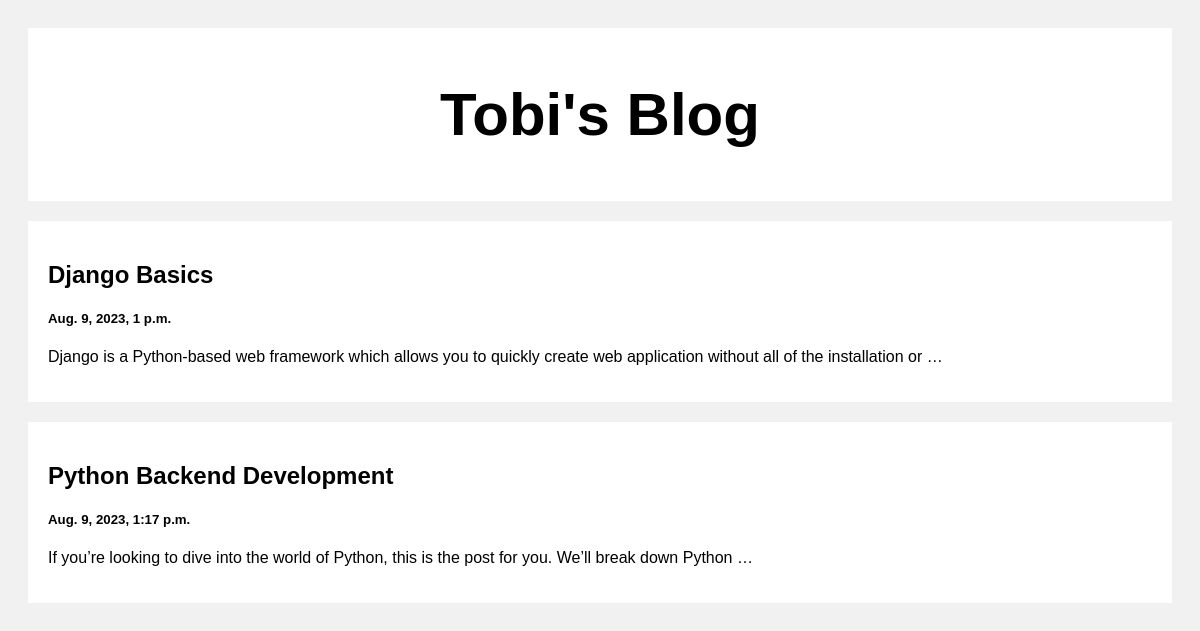
The page / on the database its author committed.
### posts/models.py (models this page shows)
class Post(models.Model):
    title = models.CharField(default='title',max_length=1000)
    content = models.CharField(default='blog post', max_length=1000000)
    created_at = models.DateTimeField(default=datetime.now, blank=True)

### posts/views.py (the view)
# urls.py: path('', views.index, name='index'),
def index(request):
    posts = Post.objects.all()
    return render(request, 'index.html', {'posts': posts})

### templates/index.html (shortened to what this page needs)
<!DOCTYPE html>
<html>
<head>
</head>
<body>
<div class="header">
  <h2>Tobi's Blog</h2>
</div>
<div class="row">
  <div class="leftcolumn">
    {% for post in posts %}
    <div class="card">
      <a style='text-decoration: None; color: black;' href="/post/{{post.id}}">
        <h2>{{post.title}}</h2>
        <h5>{{post.created_at}}</h5>
        <p>{{post.content|truncatewords:20}}</p>
      </a>
    </div>
    {% endfor %}
  </div>
</div>
</body>
</html>

### templates/index.html (style rules this page uses)
* { box-sizing: border-box; }
body { font-family: Arial; padding: 20px; background: #f1f1f1; }
.header { padding: 2px; font-size: 40px; text-align: center; background: white; }
.leftcolumn { float: left; width: 100%; }
.card { background-color: white; padding: 20px; margin-top: 20px; }
.row:after { content: ""; display: table; clear: both; }

### rows shown on the page
Post: title "Django Basics", created_at "Aug. 9, 2023, 1 p.m.", content "Django is a Python-based web framework which allows you to quickly create web application without all of the installation or …"
Post: title "Python Backend Development", created_at "Aug. 9, 2023, 1:17 p.m.", content "If you’re looking to dive into the world of Python, this is the post for you. We’ll break down Python …"
